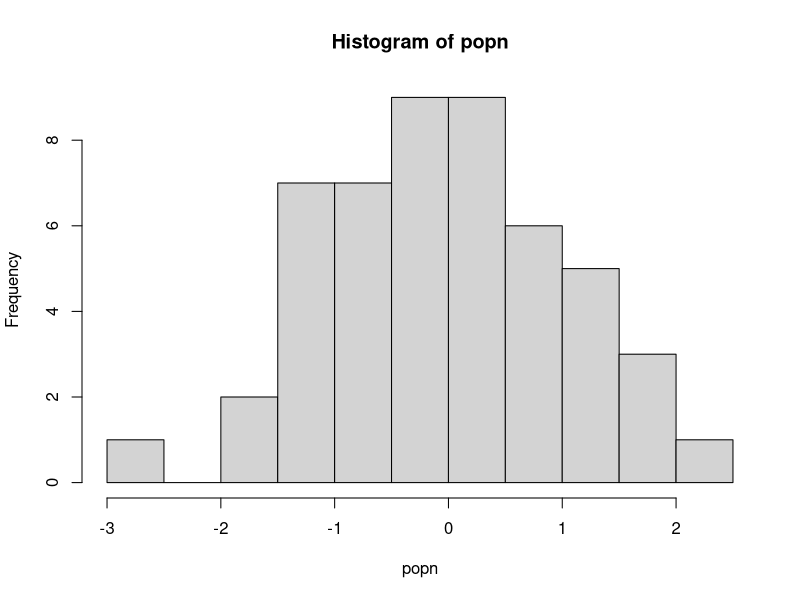

Write R code to recreate this figure.
#!/usr/bin/env R

# delete everything
rm(list=ls(all=TRUE))

doit <- function(x) {
  
  temp_x <- sample(x, replace = TRUE) #by default number of samples = number of x
  #replace = true means you don't remove the number from x after it's chosen for the sample, 
  #so the same number can be chosen twice (this is how you will get duplicates in your sample)
  if (length(unique(temp_x)) > 30) { #only take mean if sample was sufficient (ie. not too many repeats)
    print(paste("Mean of this sample was:", as.character(mean(temp_x))))
  }
  else {
    stop("Couldn't calculate mean: too few unique values!")
  }
}

popn <- rnorm(50)
#very unlikely that these numbers generated will be the same, but when you sample from them 
#in the doit function, the same one could be chosen twice
hist(popn)

result <- lapply(1:15, function(i) try(doit(popn), FALSE)) # silent=F ie. don't suppress error messages
